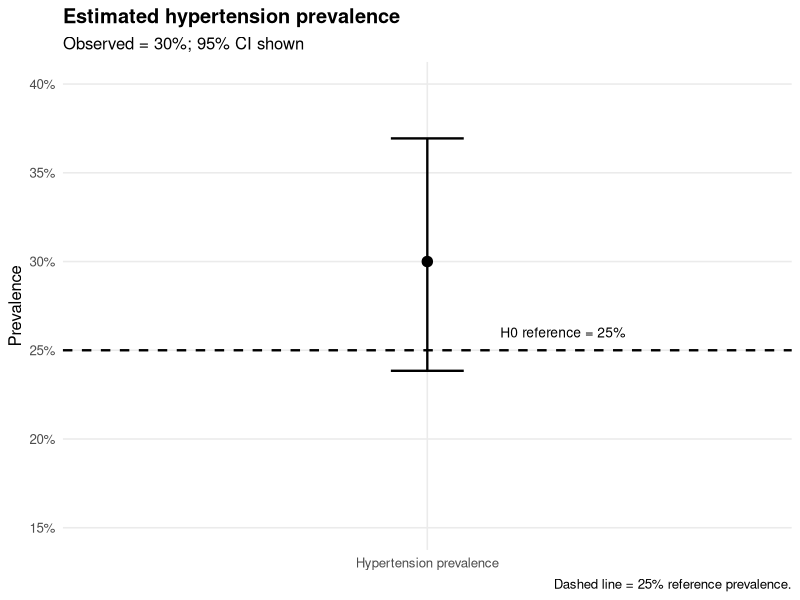

This chart was generated by the following R code: (Note: this script raises an error after producing the figure.)
# ============================================================
# FIOCRUZ — Module 3, Lesson 1, Activity 6
#
# Question:
# Does hypertension prevalence in a sample of 200 adults differ
# from a reference prevalence of 25%?
#
# Official course data:
#   n = 200 adults
#   x = 60 hypertensive adults
#   observed proportion = 60 / 200 = 0.30
#   reference proportion = 0.25
#
# H0: p = 0.25
# H1: p != 0.25
#
# Official R function:
#   prop.test(x = 60, n = 200, p = 0.25)
# ============================================================

required <- c("dplyr", "readr", "ggplot2", "tibble")

missing <- required[
  !vapply(required, requireNamespace, FUN.VALUE = logical(1), quietly = TRUE)
]

if (length(missing) > 0) {
  cat("\nMissing R packages:", paste(missing, collapse = ", "), "\n")
  cat("Installing missing CRAN packages...\n")
  install.packages(missing, repos = "https://cloud.r-project.org")
}

suppressPackageStartupMessages({
  library(dplyr)
  library(readr)
  library(ggplot2)
  library(tibble)
})

# ------------------------------------------------------------
# STEP 1 — COURSE DATA
# ------------------------------------------------------------

x <- 60
n <- 200
reference_p <- 0.25
alpha <- 0.05

sample_p <- x / n

cat("\n============================================================\n")
cat("STEP 1 — DATA + RESEARCH QUESTION\n")
cat("============================================================\n")
cat("Adults in sample:", n, "\n")
cat("Adults with hypertension:", x, "\n")
cat("Observed prevalence:", round(100 * sample_p, 1), "%\n")
cat("Reference prevalence:", round(100 * reference_p, 1), "%\n")

cat("\nQuestion:\n")
cat("Does the population prevalence differ from 25%?\n")

cat("\nHypotheses:\n")
cat("H0: p = 0.25\n")
cat("H1: p != 0.25\n")

# ------------------------------------------------------------
# STEP 2 — RUN THE OFFICIAL prop.test()
# ------------------------------------------------------------
#
# R's prop.test() performs an approximate chi-squared test for
# proportions. With one proportion, it tests that proportion
# against the specified reference value.
#
# By default, R applies Yates' continuity correction when it is
# applicable.

prop_result <- prop.test(
  x = x,
  n = n,
  p = reference_p,
  alternative = "two.sided",
  conf.level = 0.95,
  correct = TRUE
)

cat("\n============================================================\n")
cat("STEP 2 — prop.test() OUTPUT\n")
cat("============================================================\n")
print(prop_result)

prop_summary <- tibble(
  sample_size = n,
  hypertensive = x,
  observed_proportion = unname(prop_result$estimate),
  reference_proportion = reference_p,
  absolute_difference = unname(prop_result$estimate) - reference_p,
  chi_squared = unname(prop_result$statistic),
  df = unname(prop_result$parameter),
  p_value = prop_result$p.value,
  ci_lower = prop_result$conf.int[1],
  ci_upper = prop_result$conf.int[2],
  alpha = alpha
) |>
  mutate(
    decision = if_else(
      p_value < alpha,
      "Reject H0",
      "Do not reject H0"
    ),
    interpretation = if_else(
      p_value < alpha,
      "Evidence that hypertension prevalence differs from 25%",
      "Insufficient evidence that hypertension prevalence differs from 25%"
    )
  )

cat("\n============================================================\n")
cat("STEP 3 — PLAIN-LANGUAGE RESULT\n")
cat("============================================================\n")
print(
  prop_summary |>
    mutate(
      across(
        c(
          observed_proportion,
          reference_proportion,
          absolute_difference,
          chi_squared,
          p_value,
          ci_lower,
          ci_upper
        ),
        ~ round(.x, 4)
      )
    )
)

cat("\nObserved prevalence:", round(100 * sample_p, 1), "%\n")
cat("Absolute difference from reference:", round(100 * (sample_p - reference_p), 1), "percentage points\n")
cat("p-value:", round(prop_result$p.value, 4), "\n")
cat(
  "95% CI for prevalence:",
  paste0(
    "[",
    round(100 * prop_result$conf.int[1], 1),
    "%, ",
    round(100 * prop_result$conf.int[2], 1),
    "%]"
  ),
  "\n"
)

if (prop_result$p.value < alpha) {
  cat("\nConclusion: reject H0.\n")
  cat("The sample provides evidence that prevalence differs from 25%.\n")
} else {
  cat("\nConclusion: DO NOT reject H0.\n")
  cat("The sample does not provide sufficient evidence that prevalence\n")
  cat("differs from 25%.\n")
  cat("\nImportant: this does NOT prove that the true prevalence is exactly 25%.\n")
}

# ------------------------------------------------------------
# STEP 4 — CONFIDENCE-INTERVAL CONNECTION
# ------------------------------------------------------------

reference_inside_ci <- (
  prop_result$conf.int[1] <= reference_p &&
  prop_result$conf.int[2] >= reference_p
)

ci_logic <- tibble(
  reference_proportion = reference_p,
  ci_lower = prop_result$conf.int[1],
  ci_upper = prop_result$conf.int[2],
  reference_inside_95_ci = reference_inside_ci,
  p_value = prop_result$p.value,
  reject_at_0_05 = prop_result$p.value < alpha
)

cat("\n============================================================\n")
cat("STEP 4 — CI CONNECTION\n")
cat("============================================================\n")
print(
  ci_logic |>
    mutate(
      across(
        c(
          reference_proportion,
          ci_lower,
          ci_upper,
          p_value
        ),
        ~ round(.x, 4)
      )
    )
)

cat("\nFor this two-sided 5% test:\n")
cat("- reference outside the compatible 95% interval -> reject H0\n")
cat("- reference inside the interval -> do not reject H0\n")

# ------------------------------------------------------------
# STEP 5 — VISUALIZE ESTIMATE + 95% CI
# ------------------------------------------------------------

plot_data <- tibble(
  estimate = sample_p,
  lower = prop_result$conf.int[1],
  upper = prop_result$conf.int[2]
)

p_ci <- ggplot(
  plot_data,
  aes(x = "Hypertension prevalence", y = estimate)
) +
  geom_point(size = 3.2) +
  geom_errorbar(
    aes(
      ymin = lower,
      ymax = upper
    ),
    width = 0.12,
    linewidth = 0.8
  ) +
  geom_hline(
    yintercept = reference_p,
    linetype = "dashed",
    linewidth = 0.8
  ) +
  annotate(
    "text",
    x = 1.12,
    y = reference_p + 0.01,
    label = "H0 reference = 25%",
    hjust = 0,
    size = 3.5
  ) +
  scale_y_continuous(
    labels = scales::percent_format(accuracy = 1),
    limits = c(0.15, 0.40)
  ) +
  labs(
    title = "Estimated hypertension prevalence",
    subtitle = paste0(
      "Observed = ",
      round(100 * sample_p, 1),
      "%; 95% CI shown"
    ),
    x = NULL,
    y = "Prevalence",
    caption = "Dashed line = 25% reference prevalence."
  ) +
  theme_minimal(base_size = 12) +
  theme(
    plot.title = element_text(face = "bold"),
    panel.grid.minor = element_blank()
  )

ggsave(
  "practice/manual_attempts/module3_lesson1/activity06_one_sample_proportion_test/outputs/prevalence_ci_vs_reference.png",
  p_ci,
  width = 8,
  height = 5,
  dpi = 300,
  bg = "white"
)

# ------------------------------------------------------------
# STEP 6 — CONTINUITY CORRECTION EXTENSION
# ------------------------------------------------------------
#
# The official command uses R's default correct = TRUE.
# We compare it with correct = FALSE so the student can see
# that this implementation detail changes the p-value slightly.

prop_no_correction <- prop.test(
  x = x,
  n = n,
  p = reference_p,
  alternative = "two.sided",
  conf.level = 0.95,
  correct = FALSE
)

correction_comparison <- tibble(
  method = c(
    "prop.test() with continuity correction",
    "prop.test() without continuity correction"
  ),
  correction = c(TRUE, FALSE),
  chi_squared = c(
    unname(prop_result$statistic),
    unname(prop_no_correction$statistic)
  ),
  p_value = c(
    prop_result$p.value,
    prop_no_correction$p.value
  )
)

cat("\n============================================================\n")
cat("STEP 6 — CONTINUITY CORRECTION EXTENSION\n")
cat("============================================================\n")
print(
  correction_comparison |>
    mutate(
      across(
        c(chi_squared, p_value),
        ~ round(.x, 4)
      )
    )
)

cat("\nThe official course command uses R's default correction.\n")
cat("The correction makes the approximation slightly more conservative here.\n")

# ------------------------------------------------------------
# STEP 7 — EXACT BINOMIAL TEST EXTENSION
# ------------------------------------------------------------
#
# binom.test() gives an exact binomial test and an exact
# confidence interval. This is an extension, not a replacement
# for the course's prop.test() activity.

exact_result <- binom.test(
  x = x,
  n = n,
  p = reference_p,
  alternative = "two.sided",
  conf.level = 0.95
)

exact_summary <- tibble(
  method = "Exact binomial test",
  observed_proportion = x / n,
  reference_proportion = reference_p,
  p_value = exact_result$p.value,
  ci_lower = exact_result$conf.int[1],
  ci_upper = exact_result$conf.int[2]
)

cat("\n============================================================\n")
cat("STEP 7 — EXACT BINOMIAL EXTENSION\n")
cat("============================================================\n")
print(
  exact_summary |>
    mutate(
      across(
        where(is.numeric),
        ~ round(.x, 4)
      )
    )
)

cat("\nMain point:\n")
cat("Approximate and exact procedures are related but not identical.\n")
cat("The official Fiocruz exercise is prop.test(); binom.test() is included\n")
cat("only as an analytical extension.\n")

# ------------------------------------------------------------
# STEP 8 — EFFECT SIZE / PRACTICAL MAGNITUDE
# ------------------------------------------------------------

magnitude <- tibble(
  observed_prevalence_percent = 100 * sample_p,
  reference_prevalence_percent = 100 * reference_p,
  absolute_difference_percentage_points =
    100 * (sample_p - reference_p),
  prevalence_ratio =
    sample_p / reference_p
)

cat("\n============================================================\n")
cat("STEP 8 — MAGNITUDE CONTEXT\n")
cat("============================================================\n")
print(
  magnitude |>
    mutate(across(where(is.numeric), ~ round(.x, 3)))
)

cat("\nA p-value is not the magnitude of the prevalence difference.\n")
cat("Here the sample is 5 percentage points above the reference,\n")
cat("which is a separate descriptive fact from statistical significance.\n")

# ------------------------------------------------------------
# STEP 9 — SAVE OUTPUTS
# ------------------------------------------------------------

write_csv(
  prop_summary,
  "practice/manual_attempts/module3_lesson1/activity06_one_sample_proportion_test/outputs/proportion_test_summary.csv"
)

write_csv(
  ci_logic,
  "practice/manual_attempts/module3_lesson1/activity06_one_sample_proportion_test/outputs/ci_hypothesis_connection.csv"
)

write_csv(
  correction_comparison,
  "practice/manual_attempts/module3_lesson1/activity06_one_sample_proportion_test/outputs/continuity_correction_comparison.csv"
)

write_csv(
  exact_summary,
  "practice/manual_attempts/module3_lesson1/activity06_one_sample_proportion_test/outputs/exact_binomial_extension.csv"
)

write_csv(
  magnitude,
  "practice/manual_attempts/module3_lesson1/activity06_one_sample_proportion_test/outputs/prevalence_magnitude.csv"
)

# ------------------------------------------------------------
# STEP 10 — VALIDATION
# ------------------------------------------------------------

stopifnot(x == 60)
stopifnot(n == 200)
stopifnot(abs(sample_p - 0.30) < 1e-12)

stopifnot(
  prop_result$p.value >= 0,
  prop_result$p.value <= 1
)

# Official example should be non-significant at alpha = 0.05.
stopifnot(prop_result$p.value > 0.05)
stopifnot(reference_inside_ci)

# Exact extension should lead to the same reject/do-not-reject
# decision at alpha = 0.05.
stopifnot(exact_result$p.value > 0.05)

stopifnot(file.exists(
  "practice/manual_attempts/module3_lesson1/activity06_one_sample_proportion_test/outputs/prevalence_ci_vs_reference.png"
))

cat("\n============================================================\n")
cat("✅ M3 LESSON 1 · ACTIVITY 6 PASSED\n")
cat("============================================================\n")
cat("Observed prevalence:", round(100 * sample_p, 1), "%\n")
cat("Reference prevalence:", round(100 * reference_p, 1), "%\n")
cat("prop.test p-value:", round(prop_result$p.value, 4), "\n")
cat("\n")
cat("Decision: do not reject H0 at alpha = 0.05.\n")
cat("Interpretation: insufficient evidence that prevalence differs from 25%.\n")
cat("\n")
cat("You practiced:\n")
cat("  • sample proportions\n")
cat("  • H0: p = p0\n")
cat("  • prop.test()\n")
cat("  • chi-squared statistic\n")
cat("  • p-value interpretation\n")
cat("  • CI connection\n")
cat("  • continuity correction\n")
cat("  • exact binomial test as an extension\n")
